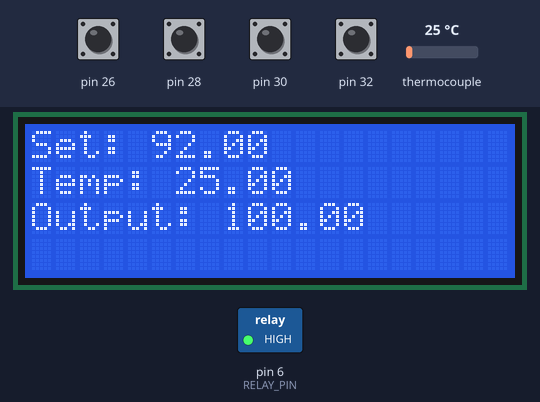
This sketch was run on a simulated Arduino Mega 2560, built with avr-gcc and run on an emulated ATmega2560. Parts: 20×4 character LCD, switched loads named in the sketch (green lamp = pin HIGH). The test bench sets the inputs (shaded band); at power-on: pin 26, pin 28, pin 30, pin 32 HIGH, thermocouple 25 °C. What the sketch prints to the serial monitor is not drawn.

Above: at 1.6 s.
1.7 s: thermocouple set to 89 °C
At 2.9 s:
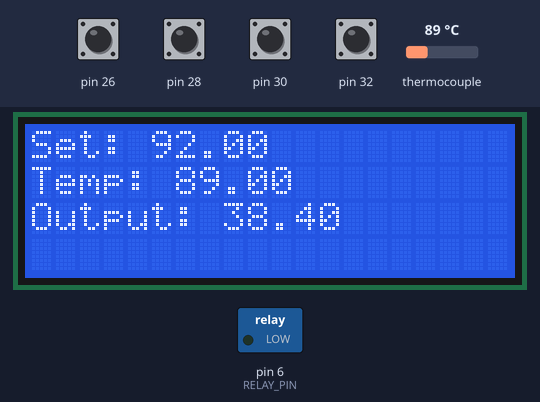
5.8 s: thermocouple set to 95 °C
At 7.2 s:
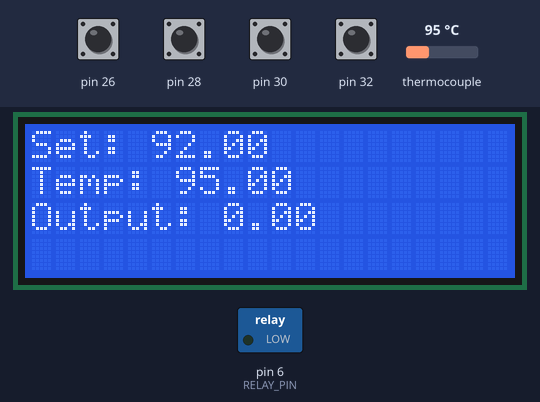
7.5 s: pin 26 pulled LOW for 1.25 s
10.5 s: pin 28 pulled LOW for 1.25 s
At 13.1 s:
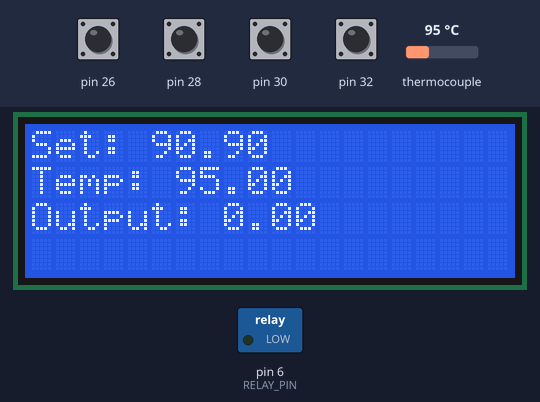
13.5 s: pin 32 pulled LOW for 1.25 s
At 15.4 s:
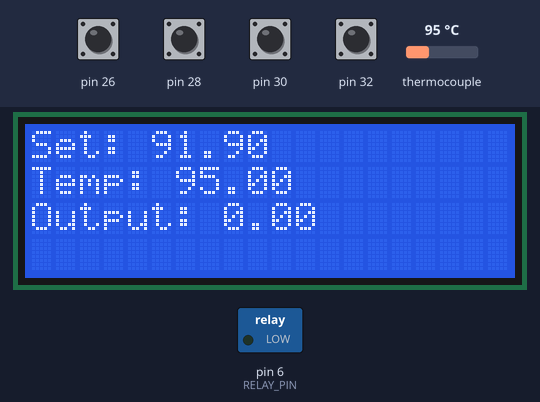
16.5 s: pin 28 pulled LOW for 1.25 s
Timing chart, 0 to 19.5 s (numbered marks = the images above; inputs shaded):
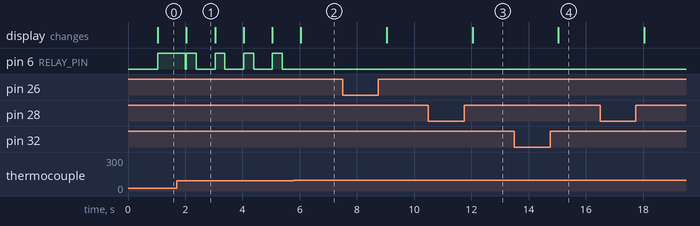

Measured:
- after the input at 1.7 s, the display: changes after 0.34 s (image 1)
- after the input at 5.8 s, pin 6 (RELAY_PIN): stops changing and stays LOW
- after the input at 10.5 s, the display: changes after 1.5 s (image 3)
- after the input at 13.5 s, the display: changes after 1.5 s (image 4)
- by itself, pin 6 (RELAY_PIN): repeats every 1.0 s: HIGH 0.34 s, LOW 0.66 s
- what the display in image 1 shows lasts 1.0 s, from 2.0 s to 3.0 s

The sketch:

Max31865PID_I2CLCD.ino
```cpp
/********************************************************
   PID RelayOutput Example
  Single boiler control, based on Brett Beauregard's PID library and the Adafruit MAX31865 library
 ********************************************************/

#include <Adafruit_MAX31865.h>
#include <PID_v1.h>

#include <Wire.h>
#include <LiquidCrystal_I2C.h>

LiquidCrystal_I2C lcd(0x27, 20, 4); // set the LCD address to 0x27 for a 16 chars and 2 line display


// use hardware SPI, just pass in the CS pin
Adafruit_MAX31865 max = Adafruit_MAX31865(52);

// The value of the Rref resistor. Use 430.0!
#define RREF 400.0


#define PIN_INPUT 0
#define RELAY_PIN 6

//PID Variables
double Setpoint, Input, Output;

double BoilerTemp;


//Specify the links and initial tuning parameters
double Kp = 100, Ki = 12.0, Kd = 0.0;
PID myPID(&Input, &Output, &Setpoint, Kp, Ki, Kd, DIRECT);

int WindowSize = 1000;
int minWindow = 10; //Should implement a minimal window size for switching SSR. Zerocross detection in Relay
unsigned long windowStartTime;

void setup()
{
  Serial.begin(115200);
  // Serial.println("Espresso Boiler Heat Control");
  pinMode(RELAY_PIN, OUTPUT);

  max.begin(MAX31865_4WIRE);  // set to 2WIRE, 3WIRE or 4WIRE as necessary
  windowStartTime = millis();

  //initialize the variables we're linked to
  Setpoint = 92.;

  //tell the PID to range between 0 and the full window size
  myPID.SetOutputLimits(0, WindowSize);

  //turn the PID on
  myPID.SetMode(AUTOMATIC);

  lcd.init();                      // initialize the lcd
  lcd.init();
  lcd.backlight();

  //Buttons for on the fly modification of the setpoint
  pinMode(32, INPUT_PULLUP);
  pinMode(30, INPUT_PULLUP);
  pinMode(28, INPUT_PULLUP);
  pinMode(26, INPUT_PULLUP);
}

void loop()
{

  //Stuff to do once a second, calculate PID, display temperatures
  if (millis() - windowStartTime > WindowSize)
  { //time to shift the Relay Window and recalculate
    windowStartTime += WindowSize;
    BoilerTemp = (max.temperature(100, RREF));
    Input = BoilerTemp;
    myPID.Compute();
    DisplayNSerial();
    getKeys(); //very simple, needs debouncing... otherwise only one update per second
  }

  //Activate SSR via N-MOSFET. High=on
  if (Output > millis() - windowStartTime) digitalWrite(RELAY_PIN, HIGH);
  else digitalWrite(RELAY_PIN, LOW);

}

void getKeys()
{
  //Needs debouncing, at the moment only runs once per second, enough for modification of the setpoint in the limited range.
  if (digitalRead(32) == 0)
    Setpoint += 1;
  if (digitalRead(30) == 0)
    Setpoint += 0.1;
  if (digitalRead(28) == 0)
    Setpoint -= 0.1;
  if (digitalRead(26) == 0)
    Setpoint -= 1;

  if (Setpoint > 96.0) //Sensible range for Espresso maker: 85-96 deg C
    Setpoint = 96.0;
  if (Setpoint < 85.0)
    Setpoint = 85.0;

}


void DisplayNSerial()
{
  Serial.print(Setpoint);
  Serial.print(" ");
  Serial.print(BoilerTemp);
  Serial.print(" ");
  Serial.println(Output / 10); //Heater Active Time in percent (as we have a 1000 ms Window)
  lcd.clear();
  lcd.setCursor(0, 0);
  lcd.print("Set: ");
  lcd.print(Setpoint);
  lcd.setCursor(0, 1);
  lcd.print("Temp: ");
  lcd.print(BoilerTemp);
  lcd.setCursor(0, 2);
  lcd.print("Output: ");
  lcd.print(Output / 10);
}
```
